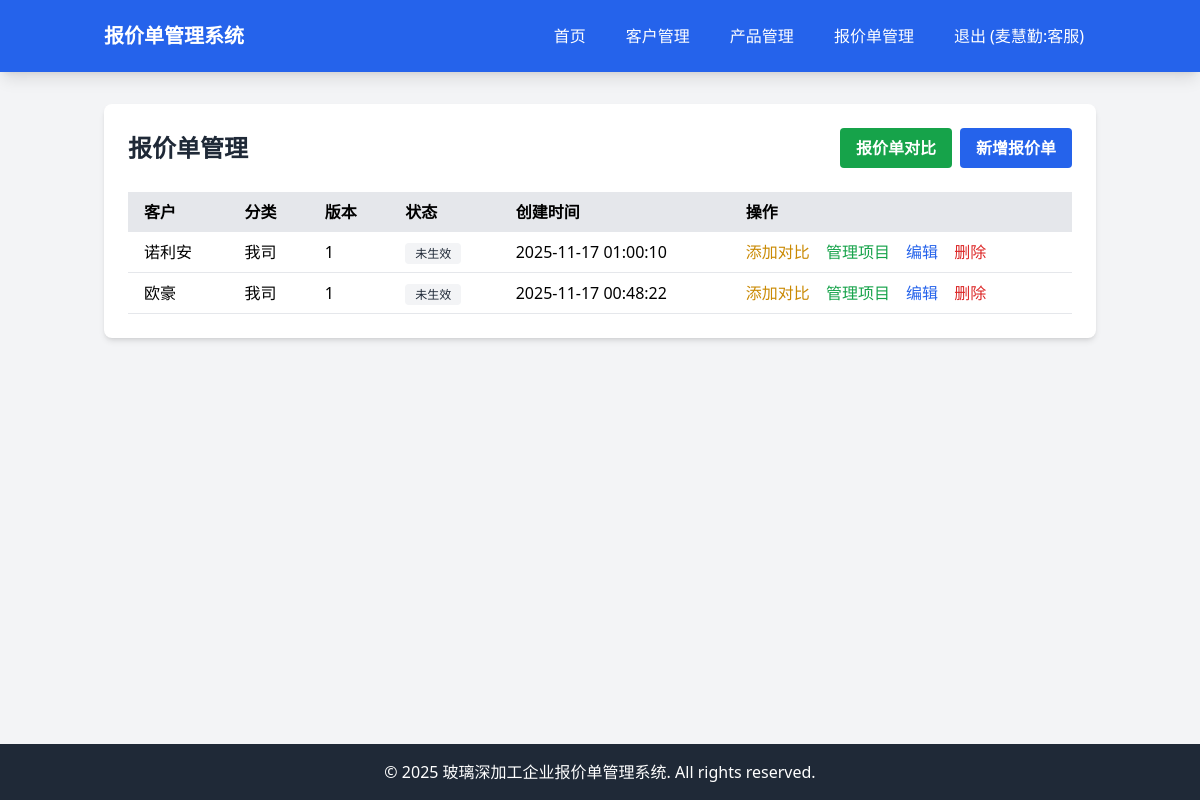
/quotes (signed in), run on an earlier commit of the app's database.
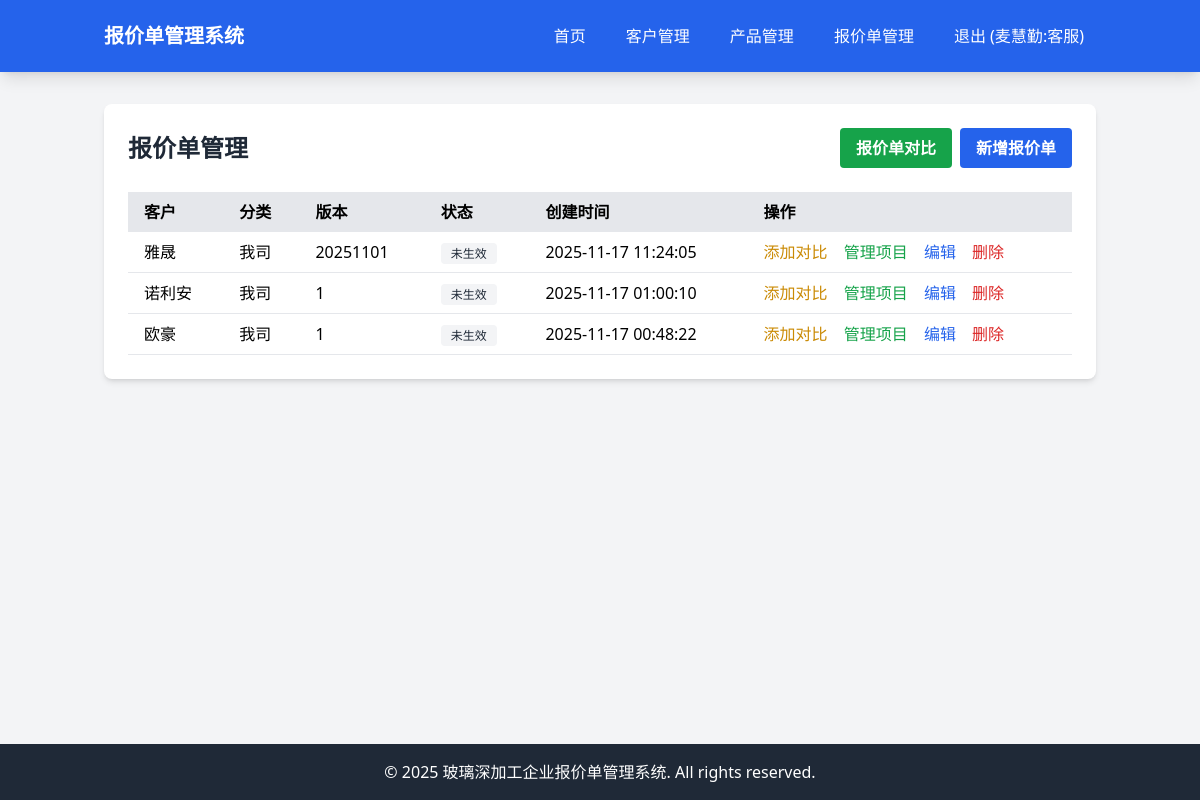
And on a later commit of the database.
### tables this page shows
CREATE TABLE quotes (id INTEGER PRIMARY KEY AUTOINCREMENT, customer_id INTEGER, category VARCHAR(20), version VARCHAR(20), is_active BOOLEAN DEFAULT 0, discount_rate DECIMAL(5, 2) DEFAULT 0, rebate_rate DECIMAL(5, 2) DEFAULT 0, effective_date DATE, expiry_date DATE, created_at DATETIME DEFAULT CURRENT_TIMESTAMP, updated_at DATETIME DEFAULT CURRENT_TIMESTAMP);

CREATE TABLE customers (id INTEGER PRIMARY KEY AUTOINCREMENT, code VARCHAR(10), short_name VARCHAR(100), full_name VARCHAR(200), address TEXT, phone VARCHAR(20), company_name VARCHAR(200), credit_code VARCHAR(50), bank VARCHAR(100), account_number VARCHAR(100), level VARCHAR(50), created_at DATETIME DEFAULT CURRENT_TIMESTAMP, updated_at DATETIME DEFAULT CURRENT_TIMESTAMP);

### app/Controllers/Controller.php (called while the page is built, shortened)
<?php
class Controller
{
    protected $view;
    public function __construct()
    {
        $this->view = new View();
    }
    protected function render($view, $data = [])
    {
        return $this->view->render($view, $data);
    }
}

### app/Controllers/QuoteController.php (called while the page is built, shortened)
<?php
class QuoteController extends Controller
{
    protected $quote;
    protected $customer;
    public function __construct()
    {
        $this->quote = new Quote();
        $this->customer = new Customer();
    }
    public function index()
    {
        $quotes = $this->quote->query()
            ->orderBy('created_at', 'DESC')
            ->get();
        $customers = [];
        foreach ($quotes as $quote) {
            if (!isset($customers[$quote['customer_id']])) {
                $customer = $this->customer->find($quote['customer_id']);
                $customers[$quote['customer_id']] = $customer;
            }
        }
        return $this->render('quotes/index', [
            'quotes' => $quotes,
            'customers' => $customers
        ]);
    }
}

### app/Models/Model.php (called while the page is built, shortened)
<?php
abstract class Model
{
    protected $connection;
    protected $table;
    protected $primaryKey = 'id';
    public function __construct()
    {
        $this->connection = $this->getConnection();
    }
    protected function getConnection()
    {
        static $pdo = null;
        if ($pdo === null) {
            $config = require __DIR__ . '/../../config/database.php';
            $dbConfig = $config['connections'][$config['default']];
            if ($dbConfig['driver'] === 'mysql') {
                $dsn = "mysql:host={$dbConfig['host']};port={$dbConfig['port']};dbname={$dbConfig['database']};charset={$dbConfig['charset']}";
                $username = $dbConfig['username'] ?? '';
                $password = $dbConfig['password'] ?? '';
                $pdo = new PDO($dsn, $username, $password);
            } else {
                $dsn = "sqlite:{$dbConfig['database']}";
                $pdo = new PDO($dsn);
            }
            $pdo->setAttribute(PDO::ATTR_ERRMODE, PDO::ERRMODE_EXCEPTION);
            $pdo->setAttribute(PDO::ATTR_DEFAULT_FETCH_MODE, PDO::FETCH_ASSOC);
        }
        return $pdo;
    }
    public function find($id)
    {
        $stmt = $this->connection->prepare("SELECT * FROM {$this->table} WHERE {$this->primaryKey} = ?");
        $stmt->execute([$id]);
        return $stmt->fetch();
    }
    public function query()
    {
        return new QueryBuilder($this->connection, $this->table);
    }
}

### app/Models/QueryBuilder.php (called while the page is built, shortened)
<?php
class QueryBuilder
{
    protected $connection;
    protected $table;
    protected $bindings = [];
    protected $orderBy = [];
    public function __construct($connection, $table)
    {
        $this->connection = $connection;
        $this->table = $table;
    }
    public function orderBy($column, $direction = 'ASC')
    {
        $this->orderBy[] = "{$column} {$direction}";
        return $this;
    }
    public function get()
    {
        $sql = $this->buildSelectQuery();
        $stmt = $this->connection->prepare($sql);
        $stmt->execute($this->bindings);
        return $stmt->fetchAll();
    }
    protected function buildSelectQuery()
    {
        $sql = "SELECT * FROM {$this->table}";
        if (!empty($this->orderBy)) {
            $sql .= " ORDER BY " . implode(', ', $this->orderBy);
        }
        return $sql;
    }
}

### resources/views/quotes/index.php (the view, shortened to what the changed rows need)
<div class="bg-white rounded-lg shadow-md p-6">
    <div class="flex justify-between items-center mb-6">
        <h1 class="text-2xl font-bold text-gray-800">报价单管理</h1>
    </div>
    <div class="overflow-x-auto">
        <table class="min-w-full bg-white">
            <thead class="bg-gray-200">
                <tr>
                    <th class="py-2 px-4 text-left">客户</th>
                    <th class="py-2 px-4 text-left">分类</th>
                    <th class="py-2 px-4 text-left">版本</th>
                    <th class="py-2 px-4 text-left">状态</th>
                    <th class="py-2 px-4 text-left">创建时间</th>
                    <th class="py-2 px-4 text-left">操作</th>
                </tr>
            </thead>
            <tbody>
                <?php foreach ($quotes as $quote): ?>
                <tr class="border-b">
                    <td class="py-2 px-4">
                        <?= htmlspecialchars($customers[$quote['customer_id']]['short_name'] ?? $customers[$quote['customer_id']]['full_name'] ?? '未知客户') ?>
                    </td>
                    <td class="py-2 px-4"><?= htmlspecialchars($quote['category']) ?></td>
                    <td class="py-2 px-4"><?= htmlspecialchars($quote['version']) ?></td>
                    <td class="py-2 px-4">
                        <?php if ($quote['is_active']): ?>
                            <span class="bg-green-100 text-green-800 text-xs font-medium px-2.5 py-0.5 rounded">生效</span>
                        <?php else: ?>
                            <span class="bg-gray-100 text-gray-800 text-xs font-medium px-2.5 py-0.5 rounded">未生效</span>
                        <?php endif; ?>
                    </td>
                    <td class="py-2 px-4"><?= htmlspecialchars($quote['created_at']) ?></td>
                    <td class="py-2 px-4">
                        <button type="button" class="add-to-compare text-yellow-600 hover:text-yellow-900 mr-3" data-quote-id="<?= $quote['id'] ?>" data-quote-version="<?= htmlspecialchars($quote['version']) ?>">
                            添加对比
                        </button>
                        <a href="/quotes/<?= $quote['id'] ?>/items" class="text-green-600 hover:text-green-900 mr-3">管理项目</a>
                        <a href="/quotes/edit/<?= $quote['id'] ?>" class="text-blue-600 hover:text-blue-900 mr-3">编辑</a>
                        <a href="/quotes/delete/<?= $quote['id'] ?>" class="text-red-600 hover:text-red-900"
                           onclick="return confirm('确定要删除这个报价单吗？')">删除</a>
                    </td>
                </tr>
                <?php endforeach; ?>
            </tbody>
        </table>
    </div>
</div>

What changed in the data, as far as the page shows it:
added quotes: customer.short_name "雅晟", category "我司", version "20251101", is_active "未生效", created_at "2025-11-17 11:24:05"
